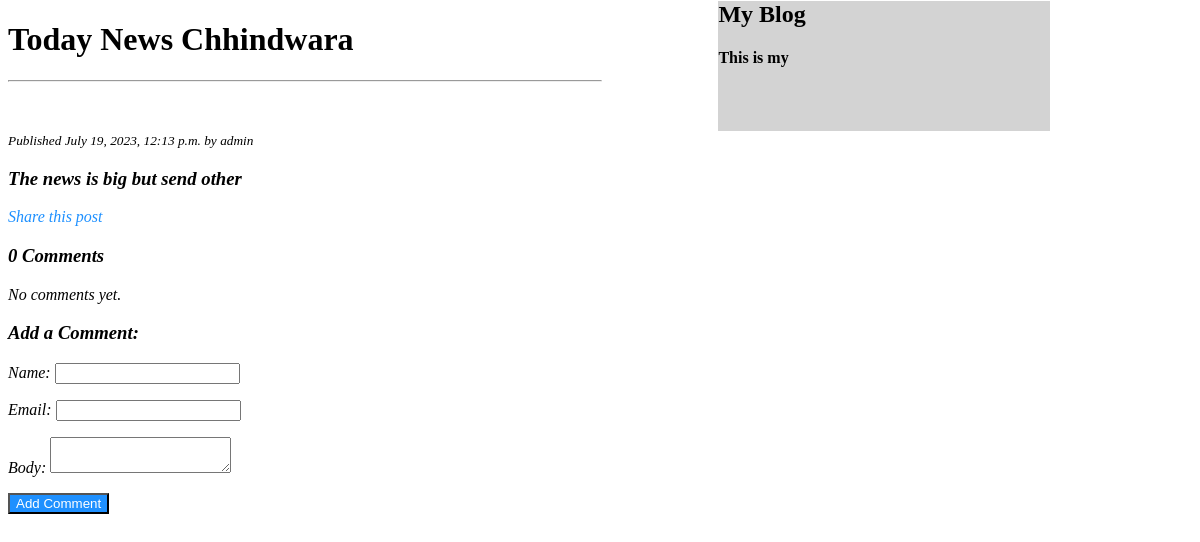
Page /2/ on the committed database.
### blogapp/models.py (models this page shows, shortened)
class Blog(models.Model):
    title = models.CharField(max_length=200)
    content = models.TextField()
    author = models.ForeignKey(User, on_delete=models.CASCADE)
    created_at = models.DateTimeField(auto_now_add=True)

### blogapp/views.py (the view)
# urls.py: path('<int:blog_id>/', views.blog_detail, name='detail'),
def blog_detail(request, blog_id):
    blog = get_object_or_404(Blog, id=blog_id)
    comments = Comment.objects.filter(blog=blog)
    comment_count = comments.count()
    return render(request, 'blog_detail.html', {'blog': blog,'comment_count':comment_count})

### templates/blog_detail.html (shortened to what this page needs)
<!DOCTYPE html>
<html>
<head>
</head>
<body>
    <h1>{{ blog.title }}</h1>
    <hr style="width:50%;text-align:left;margin-left:0">
    <div class="firstdiv">
        <h2>My Blog</h2>
        <h4> This is my<h4>
    </div>
    <small><i>Published {{ blog.created_at|date:"F j, Y, P" }} by {{ blog.author }}<i></small>
    <h3>{{ blog.content }}</h3>
    <a href="{% url 'share_post' blog.id %}">Share this post</a>
    <h3> {{comment_count}} Comments</h3>
    {% for comment in blog.comments.all %}
        <p>Comment {{ forloop.counter }} by {{ comment.name }} - {{ comment.created_at|date:"F j, Y, P" }}</p>
        <p>{{ comment.text }}</p>
        <p>Likes: {{ comment.likes.count }}</p>
        <form action="{% url 'like_comment' comment.id %}" method="post">
            {% csrf_token %}
            <input type="submit" value="Like">
        </form>
    {% empty %}
        <p>No comments yet.</p>
    {% endfor %}
    <h3>Add a Comment:</h3>
    <form action="{% url 'add_comment' blog.id %}" method="post">
        <p>Name: <input type="text" name="name" required></p>
        <p>Email: <input type="email" name="email" required></p>
        <p>Body: <textarea name="body" required></textarea></p>
        <button type="submit">Add Comment</button>
    </form>
</body>
</html>

### templates/blog_detail.html (style rules this page uses)
a { text-decoration:none; color:dodgerblue; }
button { background-color:dodgerblue; color:#ffffff; }
.firstdiv { height:130px; width:28%; background-color:#D3D3D3; margin-left:60%; margin-top:-101px; }

### rows in the picture
Blog: title "Today News Chhindwara", created_at "July 19, 2023, 12:13 p.m.", author "admin", content "The news is big but send other"

### other values in the picture
{{ comment_count }} "0"
